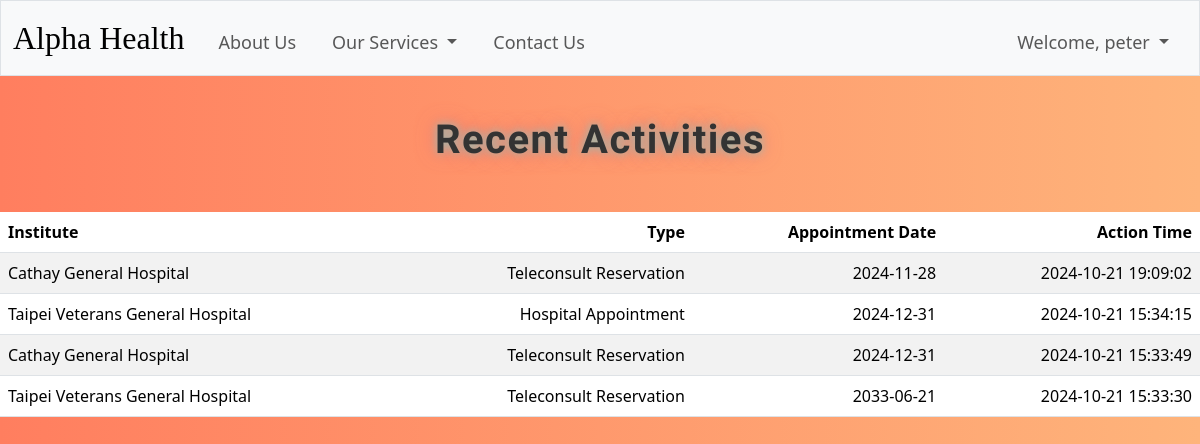
The app's page /activities (signed in) with its own data.
### tables this page shows
CREATE TABLE users (id INTEGER PRIMARY KEY AUTOINCREMENT NOT NULL, username TEXT NOT NULL, hash TEXT NOT NULL);

CREATE TABLE appointments (id INTEGER PRIMARY KEY AUTOINCREMENT NOT NULL,
user_id INTEGER,
institute TEXT,
type TEXT,
register_time TEXT,
apmt_date DATE,
UNIQUE(user_id, institute, apmt_date));

### app.py (the view)
@app.route("/activities")
@login_required
def activities():
    """Show past appointments made and allow user to delete"""
    user_id = session["user_id"]
    appointments = db.execute(
        "SELECT institute, type, apmt_date, register_time FROM appointments WHERE user_id = ? ORDER BY register_time DESC LIMIT 10", user_id)
    username = db.execute("SELECT username FROM users WHERE id = ?", user_id)[0]["username"]
    return render_template("activities.html", username=username, appointments=appointments)

### app.py (called while the page is built)
@app.after_request
def after_request(response):
    response.headers["Cache-Control"] = "no-cache, no-store, must-revalidate"
    response.headers["Expires"] = 0
    response.headers["Pragma"] = "no-cache"
    return response

### helpers.py (called while the page is built)
def login_required(f):
    @wraps(f)
    def decorated_function(*args, **kwargs):
        if session.get("user_id") is None:
            return redirect("/login")
        return f(*args, **kwargs)
    return decorated_function

### templates/activities.html (shortened to what this page needs)
{% extends "layout.html" %}
{% block main %}
    <h1 class="title">Recent Activities</h1>
    <table class="table table-striped">
        <thead>
            <tr>
                <th class="text-start">Institute</th>
                <th class="text-end">Type</th>
                <th class="text-end">Appointment Date</th>
                <th class="text-end">Action Time</th>
            </tr>
        </thead>
        <tbody>
            {% for row in appointments %}
                <tr>
                    <td class="text-start">{{ row["institute"]}}</td>
                    <td class="text-end">{{ row["type"] }}</td>
                    <td class="text-end">{{ row["apmt_date"] }}</td>
                    <td class="text-end">{{ row["register_time"] }}</td>
                </tr>
            {% endfor %}
        </tbody>
    </table>
{% endblock %}

### templates/layout.html (shortened to what this page needs)
<!DOCTYPE html>
<html lang="en">
    <head>
        <link href="https://cdn.jsdelivr.net/npm/bootstrap@5.3.3/dist/css/bootstrap.min.css" rel="stylesheet">
        <link rel="stylesheet" href="https://cdnjs.cloudflare.com/ajax/libs/bootstrap-icons/1.5.0/font/bootstrap-icons.min.css">
        <link href="/static/styles.css" rel="stylesheet">
    </head>
    <body>
        <nav class="bg-light border navbar navbar-expand-md navbar-light">
            <div class="container-fluid">
                <a class="navbar-brand" href="/">Alpha Health</a>
                <div class="collapse navbar-collapse" id="navbar">
                    {% if session["user_id"] %}
                        <ul class="navbar-nav me-auto mt-2">
                            <li class="nav-item"><a class="nav-link" href="/about">About Us</a></li>
                            <li class="nav-item dropdown">
                                <a class="nav-link dropdown-toggle" href="#" id="navbarDropdown" role="button" data-bs-toggle="dropdown" aria-expanded="false">
                                    Our Services
                                </a>
                              </li>
                            <li class="nav-item"><a class="nav-link" href="/contact">Contact Us</a></li>
                        </ul>
                        <ul class="navbar-nav ms-auto mt-2">
                            <li class="nav-item dropdown">
                                <a class="nav-link dropdown-toggle" href="#" id="navbarDropdown" role="button" data-bs-toggle="dropdown" aria-expanded="false">
                                    Welcome, {{ username }}
                                </a>
                            </li>
                        </ul>
                    {% else %}
                        <ul class="navbar-nav ms-auto mt-2">
                            <li class="nav-item"><a class="nav-link" href="/register">Register</a></li>
                            <li class="nav-item"><a class="nav-link" href="/login">Log In</a></li>
                        </ul>
                    {% endif %}
                </div>
            </div>
        </nav>
        <main>
            {% block main %} {% endblock %}
        </main>
    </body>
</html>

### static/styles.css (style rules this page uses)
nav .navbar-brand { font-family: Geogia; font-size: xx-large; }
.nav-item { margin-left: 10px; margin-right: 10px; font-size: 18px; }
body { visibility: hidden; background: linear-gradient(to right, #ff7e5f, #feb47b); }
.title { text-align: center; margin: 40px; color: #333; font-family: "Trirong", serif; font-weight: 700; letter-spacing: 1.5px; text-shadow: 0 0 10px rgba(130, 200, 190, 0.9), 0 0 20px rgba(230, 100, 120, 0.7); }
body { display: flex; flex-direction: column; min-height: 100vh; }
table { margin: 3rem auto 0 auto; width: 100%; max-width: 1200px; padding-left: 0.5rem; padding-right: 0.5rem; }

### records on screen
users: username "peter"
appointments: institute "Cathay General Hospital", type "Teleconsult Reservation", apmt_date "2024-11-28", register_time "2024-10-21 19:09:02"
appointments: institute "Taipei Veterans General Hospital", type "Hospital Appointment", apmt_date "2024-12-31", register_time "2024-10-21 15:34:15"
appointments: institute "Cathay General Hospital", type "Teleconsult Reservation", apmt_date "2024-12-31", register_time "2024-10-21 15:33:49"
appointments: institute "Taipei Veterans General Hospital", type "Teleconsult Reservation", apmt_date "2033-06-21", register_time "2024-10-21 15:33:30"
